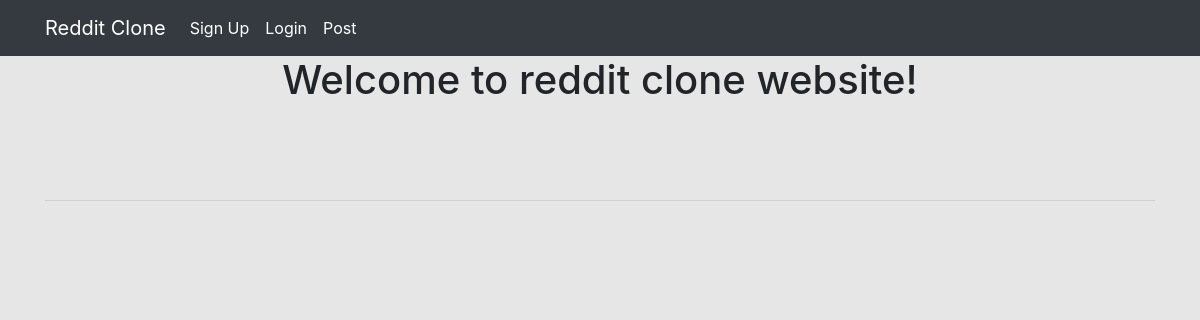
/, run on an earlier commit of the app's database.
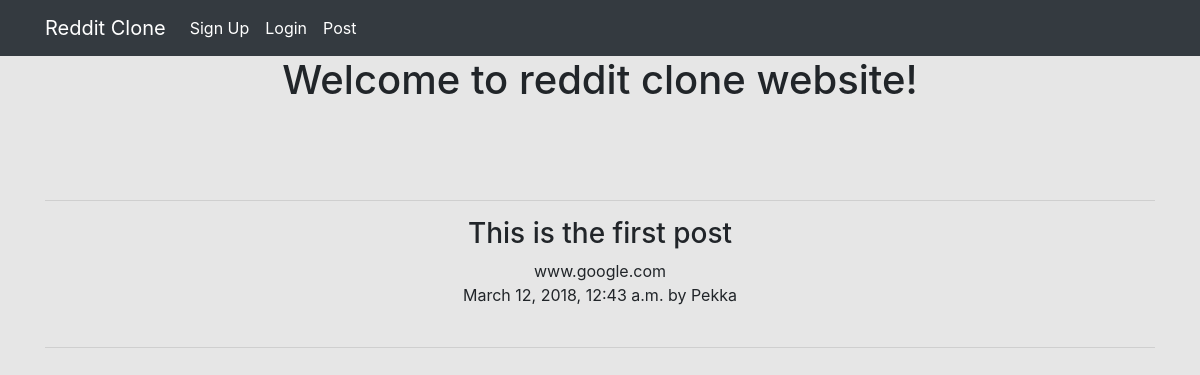
And on a later commit of the database.
### posts/models.py (models this page shows)
class Post(models.Model):
    title = models.CharField(max_length=200)
    url = models.TextField()
    pub_date = models.DateTimeField()
    author = models.ForeignKey(settings.AUTH_USER_MODEL, on_delete=models.CASCADE)
    votes_total =  models.IntegerField(default=0)

### posts/views.py (the view)
# urls.py: 2. Add a URL to urlpatterns:  path('', views.home, name='home')
def home(request):
    posts = Post.objects.order_by('votes_total')
    return render(request, 'posts/home.html', {'posts':posts})

### posts/templates/posts/home.html (shortened to what this page needs)
<!doctype html>
<html lang="en">
  <head>
    <link rel="stylesheet" href="https://maxcdn.bootstrapcdn.com/bootstrap/4.0.0/css/bootstrap.min.css">
  </head>
  <body>
    <nav class="navbar navbar-expand-lg navbar-dark bg-dark">
      <div class="container">
        <a class="navbar-brand" href="{% url 'home' %}">Reddit Clone</a>
        <div class="collapse navbar-collapse" id="navbarNav">
          <ul class="navbar-nav">
            <li class="nav-item active">
              <a class="nav-link" href="{% url 'accounts:signup' %}">Sign Up</a>
            </li>
            <li class="nav-item active">
              <a class="nav-link" href="{% url 'accounts:login' %}">Login</a>
            </li>
            <li class="nav-item active">
              <a class="nav-link" href="{% url 'posts:create' %}">Post</a>
            </li>
          </ul>
        </div>
      </div>
    </nav>
    <h1 class="text-center"> Welcome to reddit clone website! </h1>
    <br/>
    <br/>
    <br/>
    <div class="container text-center">
      <hr />
      {% for post in posts.all %}
      <h3>{{ post.title }}</h3>
      {{ post.url }}
      <br/>
      {{ post.pub_date }} by {{ post.author.username }}
      <br/>
      <br/>
      <hr />
      {% endfor %}
    </div>
  </body>
</html>

What changed in the data, as far as the page shows it:
added Post: title "This is the first post", url "www.google.com", pub_date "March 12, 2018, 12:43 a.m.", author.username "Pekka"
